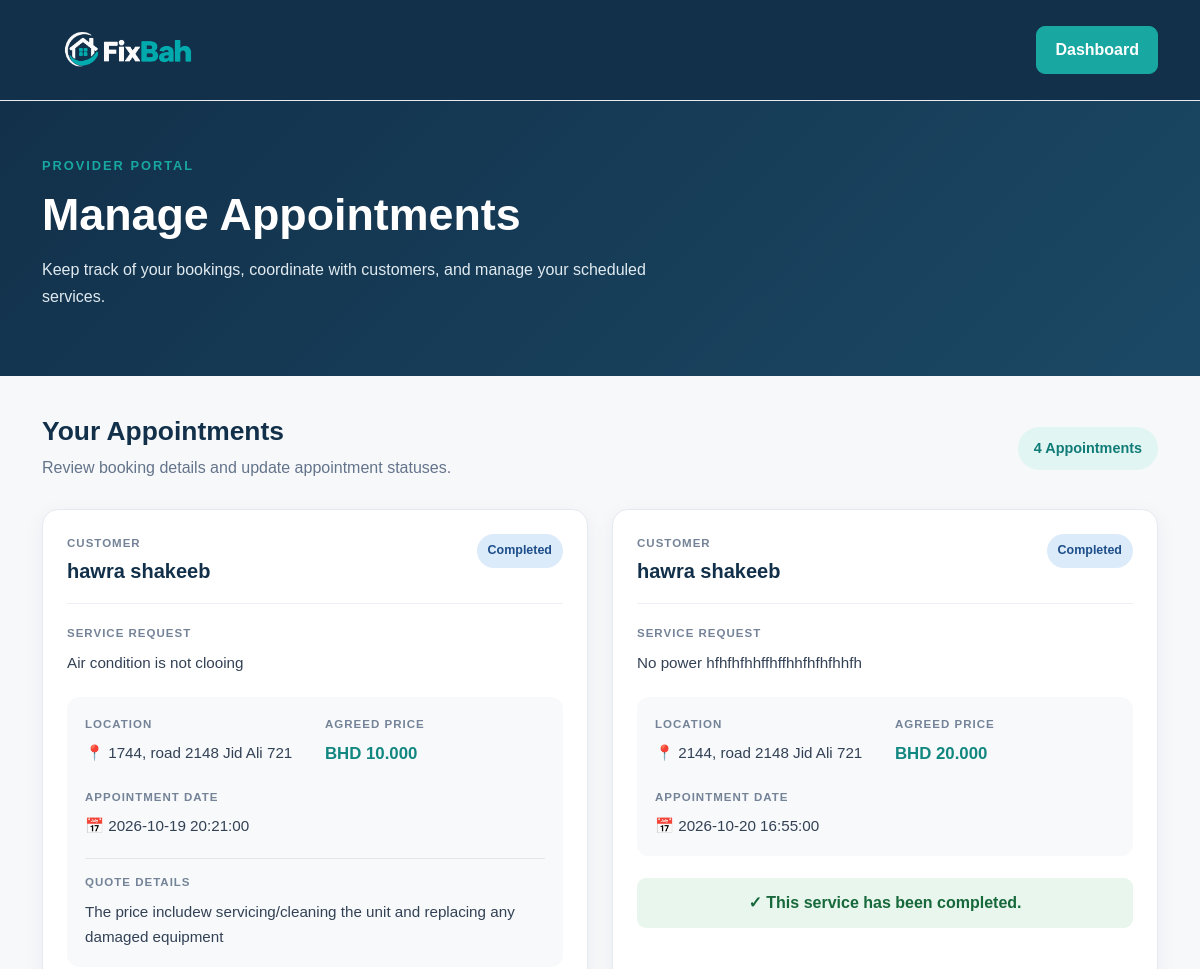
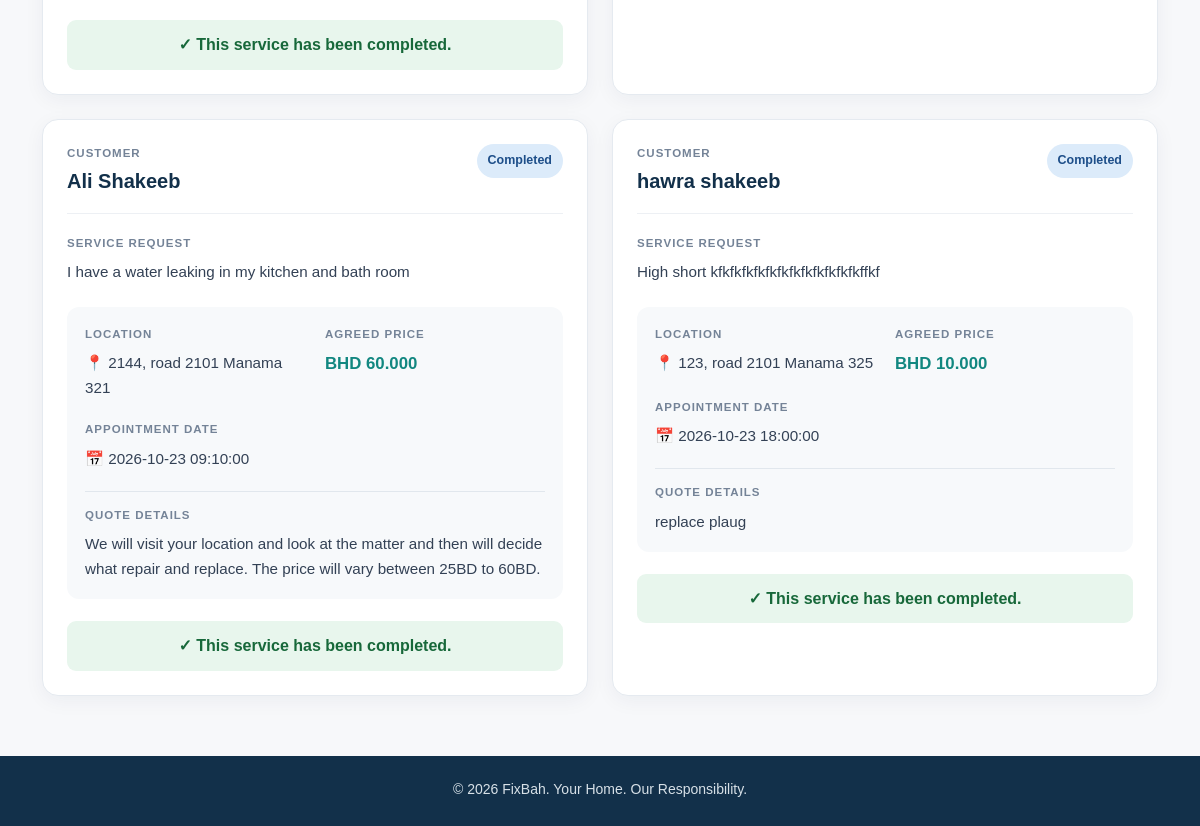
The app's page /provider-appointments (signed in), older data (2 pictures, top to bottom).
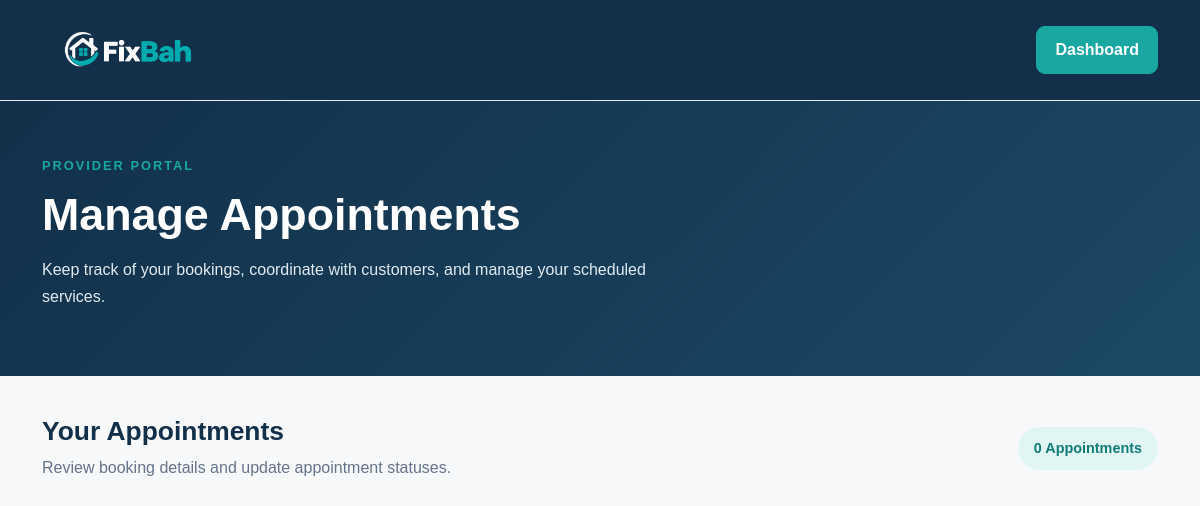
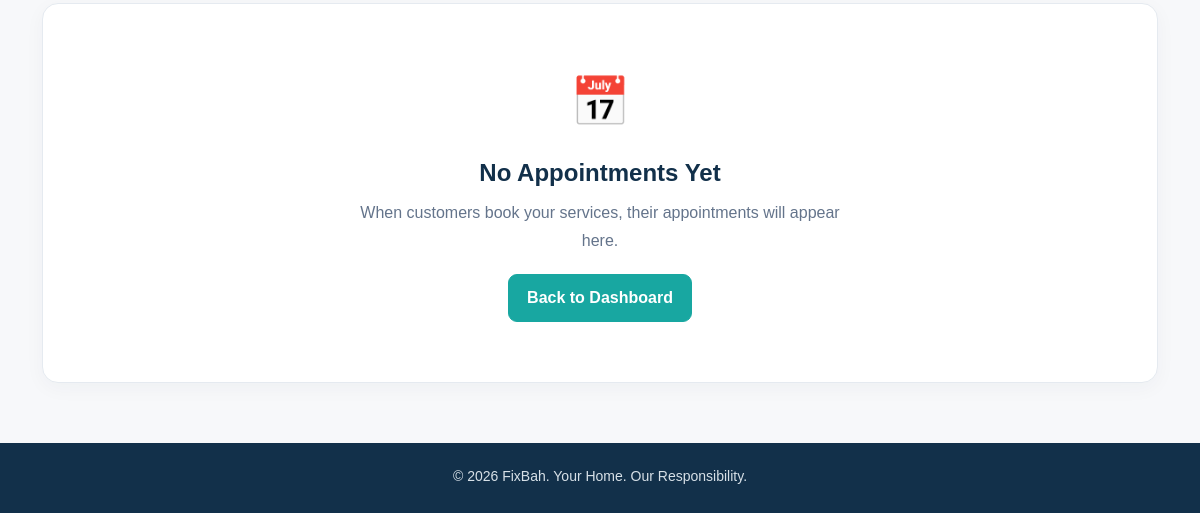
The same page, newer data (2 pictures, top to bottom).
### tables this page shows
CREATE TABLE bookings (
    id INTEGER PRIMARY KEY AUTOINCREMENT,
    quote_id INTEGER NOT NULL UNIQUE,
    appointment_date DATETIME NOT NULL,
    status TEXT NOT NULL DEFAULT 'pending',
    FOREIGN KEY (quote_id) REFERENCES quotes(id)
);

CREATE TABLE users (
    id INTEGER PRIMARY KEY AUTOINCREMENT,
    name TEXT NOT NULL,
    email TEXT UNIQUE NOT NULL,
    password_hash TEXT NOT NULL,
    role TEXT NOT NULL CHECK (role IN ('customer', 'provider', 'admin'))
, username TEXT);

CREATE TABLE service_requests (
    id INTEGER PRIMARY KEY AUTOINCREMENT,
    customer_id INTEGER NOT NULL,
    category_id INTEGER NOT NULL,
    description TEXT NOT NULL,
    location TEXT NOT NULL,
    status TEXT NOT NULL DEFAULT 'open',
    created_at DATETIME DEFAULT CURRENT_TIMESTAMP, customer_phone TEXT,
    FOREIGN KEY (customer_id) REFERENCES users(id),
    FOREIGN KEY (category_id) REFERENCES categories(id)
);

CREATE TABLE quotes (
    id INTEGER PRIMARY KEY AUTOINCREMENT,
    request_id INTEGER NOT NULL,
    provider_id INTEGER NOT NULL,
    price REAL NOT NULL CHECK (price >= 0),
    description TEXT,
    status TEXT NOT NULL DEFAULT 'pending',
    created_at DATETIME DEFAULT CURRENT_TIMESTAMP,
    FOREIGN KEY (request_id) REFERENCES service_requests(id),
    FOREIGN KEY (provider_id) REFERENCES providers(id),
    UNIQUE (request_id, provider_id)
);

### app.py (the view)
@app.route("/provider-appointments")
def provider_appointments():
    if "user_id" not in session:
        return redirect(url_for("login"))
    if session.get("role") != "provider":
        return redirect(url_for("dashboard"))
    db = get_db_connection()
    appointments = db.execute("""
        SELECT
            bookings.id AS booking_id,
            bookings.appointment_date,
            bookings.status AS booking_status,

            quotes.price,
            quotes.description AS quote_description,

            service_requests.description AS service_description,
            service_requests.location,

            providers.business_name,

            users.name AS customer_name

        FROM bookings

        JOIN quotes
            ON bookings.quote_id = quotes.id

        JOIN providers
            ON quotes.provider_id = providers.id

        JOIN service_requests
            ON quotes.request_id = service_requests.id

        JOIN users
            ON service_requests.customer_id = users.id

        WHERE providers.user_id = ?

        ORDER BY bookings.appointment_date ASC
    """, (session["user_id"],)).fetchall()
    db.close()
    return render_template(
        "provider_appointments.html",
        appointments=appointments
    )

### database.py (called while the page is built)
def get_db_connection():
    db = sqlite3.connect(DATABASE)
    db.row_factory = sqlite3.Row
    db.execute("PRAGMA foreign_keys = ON")
    return db

### templates/provider_appointments.html (shortened to what the changed rows need)
<!DOCTYPE html>
<html lang="en">
<head>
    <link
        href="https://cdn.jsdelivr.net/npm/bootstrap@5.3.3/dist/css/bootstrap.min.css"
        rel="stylesheet"
    >
    <link
        rel="stylesheet"
        href="{{ url_for('static', filename='css/style.css') }}"
    >
</head>
<body class="appointments-page">
    <section class="appointments-header">
        <div class="container">
            <h1>Manage Appointments</h1>
        </div>
    </section>
    <main class="container appointments-content">
        <div class="appointments-section-heading">
            <div>
                <h2>Your Appointments</h2>
                <p>
                </p>
            </div>
            <span class="appointments-count">
                {{ appointments|length }}
                {% if appointments|length == 1 %}
                    Appointment
                {% else %}
                    Appointments
                {% endif %}
            </span>
        </div>
        {% if appointments %}
            <div class="row g-4">
                {% for item in appointments %}
                    <div class="col-12 col-lg-6">
                        <article class="appointment-card">
                            <div class="appointment-card-header">
                                <div>
                                    <span class="appointment-label">
                                        CUSTOMER
                                    </span>
                                    <h3>
                                        {{ item.customer_name }}
                                    </h3>
                                </div>
                                <div>
                                    {% if item.booking_status == 'pending' %}
                                        <span class="appointment-status status-pending">
                                            Pending
                                        </span>
                                    {% elif item.booking_status == 'confirmed' %}
                                        <span class="appointment-status status-confirmed">
                                            Confirmed
                                        </span>
                                    {% elif item.booking_status == 'rejected' %}
                                        <span class="appointment-status status-rejected">
                                            Rejected
                                        </span>
                                    {% elif item.booking_status == 'completed' %}
                                        <span class="appointment-status status-completed">
                                            Completed
                                        </span>
                                    {% else %}
                                        <span class="appointment-status status-pending">
                                            {{ item.booking_status|capitalize }}
                                        </span>
                                    {% endif %}
                                </div>
                            </div>
                            <div class="appointment-service">
                                <span class="appointment-label">
                                    SERVICE REQUEST
                                </span>
                                <p>{{ item.service_description }}</p>
                            </div>
                            <div class="appointment-details">
                                <div class="appointment-detail-item">
                                    <span class="appointment-label">
                                        LOCATION
                                    </span>
                                    <p>📍 {{ item.location }}</p>
                                </div>
                                <div class="appointment-detail-item">
                                    <span class="appointment-label">
                                        AGREED PRICE
                                    </span>
                                    <p class="appointment-price">
                                        BHD {{ "%.3f"|format(item.price) }}
                                    </p>
                                </div>
                                <div class="appointment-detail-item">
                                    <span class="appointment-label">
                                        APPOINTMENT DATE
                                    </span>
                                    <p>📅 {{ item.appointment_date }}</p>
                                </div>
                                {% if item.quote_description %}
                                    <div class="appointment-detail-item appointment-quote">
                                        <span class="appointment-label">
                                            QUOTE DETAILS
                                        </span>
                                        <p>{{ item.quote_description }}</p>
                                    </div>
                                {% endif %}
                            </div>
                            <div class="appointment-actions">
                                {% if item.booking_status == 'pending' %}
                                    <form
                                        method="POST"
                                        action="{{ url_for('update_booking', booking_id=item.booking_id, action='confirm') }}"
                                        onsubmit="return confirm('Confirm this appointment?');"
                                    >
                                        <button
                                            type="submit"
                                            class="btn btn-primary-brand w-100"
                                        >
                                            Confirm Appointment
                                        </button>
                                    </form>
                                    <form
                                        method="POST"
                                        action="{{ url_for('update_booking', booking_id=item.booking_id, action='reject') }}"
                                        onsubmit="return confirm('Are you sure you want to reject this appointment?');"
                                    >
                                        <button
                                            type="submit"
                                            class="btn btn-reject w-100"
                                        >
                                            Reject
                                        </button>
                                    </form>
                                {% elif item.booking_status == 'completed' %}
                                    <p class="appointment-completed-message">
                                        ✓ This service has been completed.
                                    </p>
                                {% elif item.booking_status == 'rejected' %}
                                    <p class="appointment-rejected-message">
                                        This appointment was rejected.
                                    </p>
                                {% endif %}
                            </div>
                        </article>
                    </div>
                {% endfor %}
            </div>
        {% else %}
            <div class="appointments-empty">
                <div class="appointments-empty-icon">📅</div>
                <h3>No Appointments Yet</h3>
                <p>
                    When customers book your services, their appointments
                    will appear here.
                </p>
                <a
                    href="{{ url_for('provider_dashboard') }}"
                    class="btn btn-primary-brand mt-2"
                >
                    Back to Dashboard
                </a>
            </div>
        {% endif %}
    </main>
</body>
</html>

Row changes from the older to the newer data that the page shows:
removed bookings: customer_name "hawra shakeeb", status "Completed", service_description "Air condition is not clooing", location "1744, road 2148 Jid Ali 721", appointment_date "2026-10-19 20:21:00", quote_description "The price includew servicing/cleaning the unit and replacing any damaged equipment"
removed quotes: price "10.000"
removed bookings: customer_name "hawra shakeeb", status "Completed", service_description "No power hfhfhfhhffhffhhfhfhfhhfh", location "2144, road 2148 Jid Ali 721", appointment_date "2026-10-20 16:55:00"
removed quotes: price "20.000"
removed bookings: customer_name "Ali Shakeeb", status "Completed", service_description "I have a water leaking in my kitchen and bath room", location "2144, road 2101 Manama 321", appointment_date "2026-10-23 09:10:00", quote_description "We will visit your location and look at the matter and then will decide what repair and replace. The price will vary between 25BD to 60BD."
removed quotes: price "60.000"
removed bookings: customer_name "hawra shakeeb", status "Completed", service_description "High short kfkfkfkfkfkfkfkfkfkfkfkfkffkf", location "123, road 2101 Manama 325", appointment_date "2026-10-23 18:00:00", quote_description "replace plaug"
removed quotes: price "10.000"
Text that changed along with them:
{{ appointments|length }}: "4" → "0"
text now shown: "📅 No Appointments Yet When customers book your services, their appointments will appear here. Back to Dashboard"
